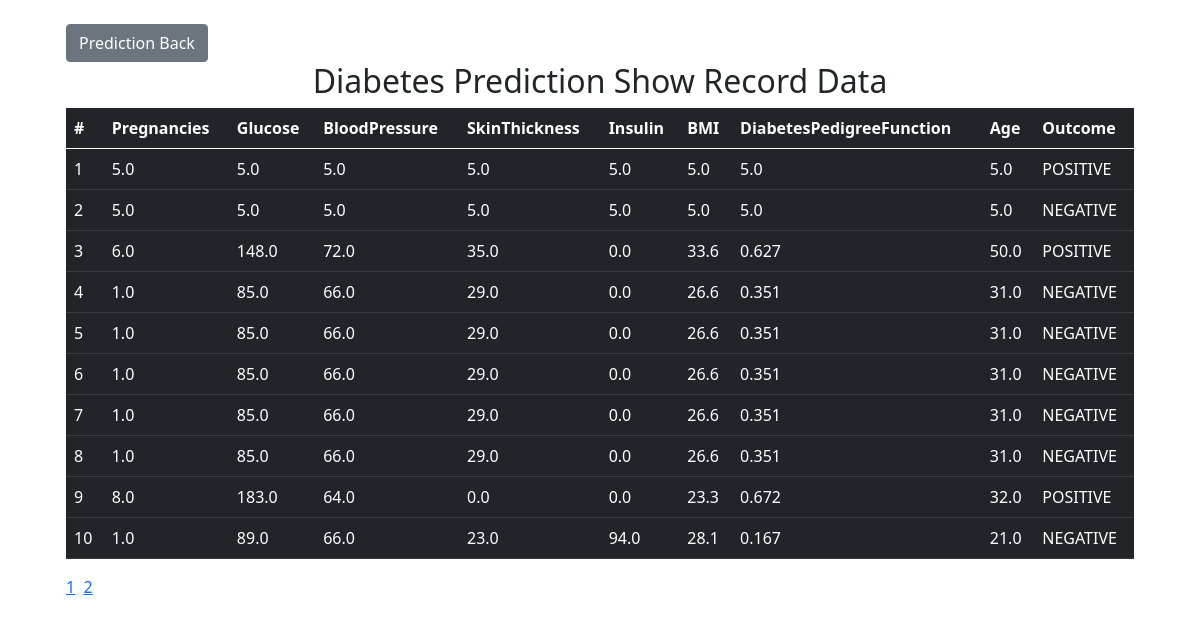
Screenshot of /predict/result/recordData/ with the database file from the repository.
### Diabetes_Predict_App/models.py (models this page shows)
class DiabetesPredict(models.Model):
    Pregnancies = models.FloatField()
    Glucose = models.FloatField()
    BloodPressure = models.FloatField()
    SkinThickness = models.FloatField()
    Insulin = models.FloatField()
    BMI = models.FloatField()
    DiabetesPedigreeFunction = models.FloatField()
    Age = models.FloatField()
    Outcome = models.CharField(max_length=50)

### Diabetes_Predict_App/views.py (the view)
# urls.py: path('predict/result/recordData/', views.recordData, name="recordData"),
def recordData(request):
    data = DiabetesPredict.objects.all()
    paginator = Paginator(data, 10)
    page_number = request.GET.get('page')
    page_obj = paginator.get_page(page_number)
    return render(request, "recordData.html",{"page_obj":page_obj, })

### templates/recordData.html (shortened to what this page needs)
<!DOCTYPE html>
<html lang="en">
<head>
    <link href="https://cdn.jsdelivr.net/npm/bootstrap@5.0.2/dist/css/bootstrap.min.css" rel="stylesheet">
</head>
<body>
    <div class="container">
        <div class="m-4">
            <table class="table table-dark table-hover">
                <a href="{% url 'predict' %}" class="btn btn-secondary">Prediction Back</a>
                <h2 style="text-align: center;">Diabetes Prediction Show Record Data</h2>
                <thead>
                    <tr>
                        <th>#</th>
                        <th>Pregnancies</th>
                        <th>Glucose</th>
                        <th>BloodPressure</th>
                        <th>SkinThickness</th>
                        <th>Insulin</th>
                        <th>BMI</th>
                        <th>DiabetesPedigreeFunction</th>
                        <th>Age</th>
                        <th>Outcome</th>
                    </tr>
                </thead>
                <tbody>
                    {% if page_obj %}
                    {% for p in page_obj %}
                    <tr>
                        <td>{{ forloop.counter}}</td>
                        <td>{{p.Pregnancies}}</td>
                        <td>{{p.Glucose}}</td>
                        <td>{{p.BloodPressure}}</td>
                        <td>{{p.SkinThickness}}</td>
                        <td>{{p.Insulin}}</td>
                        <td>{{p.BMI}}</td>
                        <td>{{p.DiabetesPedigreeFunction}}</td>
                        <td>{{p.Age}}</td>
                        <td>{{p.Outcome}}</td>
                    </tr>
                    {% endfor %}
                    {% else %}
                     <br><br>
                     <h2>No It Any Diabetes Prediction Data added yet.</h2>
                     <br><br>
                    {% endif %}
                </tbody>
            </table>
              <ul class="pagination">
               {% load l10n %}
               {% for page_obj in page_obj.paginator.page_range %}
                {% if page_obj.number == page_obj  %}
                    <li><a href="?page={{page_obj }}" class="active" >{{page_obj | localize }}</a></li>&nbsp;&nbsp;
                {% else %}
                    <li ><a href="?page={{page_obj}}">{{page_obj }}</a></li> &nbsp;&nbsp;
                {% endif %}
                {% endfor %}
                <li>
                </li>
            </ul>
        </div>
    </div>
</body>
</html>

### rows the page displays
DiabetesPredict: Pregnancies "5.0", Glucose "5.0", BloodPressure "5.0", SkinThickness "5.0", Insulin "5.0", BMI "5.0", DiabetesPedigreeFunction "5.0", Age "5.0", Outcome "POSITIVE"
DiabetesPredict: Pregnancies "5.0", Glucose "5.0", BloodPressure "5.0", SkinThickness "5.0", Insulin "5.0", BMI "5.0", DiabetesPedigreeFunction "5.0", Age "5.0", Outcome "NEGATIVE"
DiabetesPredict: Pregnancies "6.0", Glucose "148.0", BloodPressure "72.0", SkinThickness "35.0", Insulin "0.0", BMI "33.6", DiabetesPedigreeFunction "0.627", Age "50.0", Outcome "POSITIVE"
DiabetesPredict: Pregnancies "1.0", Glucose "85.0", BloodPressure "66.0", SkinThickness "29.0", Insulin "0.0", BMI "26.6", DiabetesPedigreeFunction "0.351", Age "31.0", Outcome "NEGATIVE"
DiabetesPredict: Pregnancies "1.0", Glucose "85.0", BloodPressure "66.0", SkinThickness "29.0", Insulin "0.0", BMI "26.6", DiabetesPedigreeFunction "0.351", Age "31.0", Outcome "NEGATIVE"
DiabetesPredict: Pregnancies "1.0", Glucose "85.0", BloodPressure "66.0", SkinThickness "29.0", Insulin "0.0", BMI "26.6", DiabetesPedigreeFunction "0.351", Age "31.0", Outcome "NEGATIVE"
DiabetesPredict: Pregnancies "1.0", Glucose "85.0", BloodPressure "66.0", SkinThickness "29.0", Insulin "0.0", BMI "26.6", DiabetesPedigreeFunction "0.351", Age "31.0", Outcome "NEGATIVE"
DiabetesPredict: Pregnancies "1.0", Glucose "85.0", BloodPressure "66.0", SkinThickness "29.0", Insulin "0.0", BMI "26.6", DiabetesPedigreeFunction "0.351", Age "31.0", Outcome "NEGATIVE"
DiabetesPredict: Pregnancies "8.0", Glucose "183.0", BloodPressure "64.0", SkinThickness "0.0", Insulin "0.0", BMI "23.3", DiabetesPedigreeFunction "0.672", Age "32.0", Outcome "POSITIVE"
DiabetesPredict: Pregnancies "1.0", Glucose "89.0", BloodPressure "66.0", SkinThickness "23.0", Insulin "94.0", BMI "28.1", DiabetesPedigreeFunction "0.167", Age "21.0", Outcome "NEGATIVE"

### other values shown
{{ page_obj }} "1" "2"
